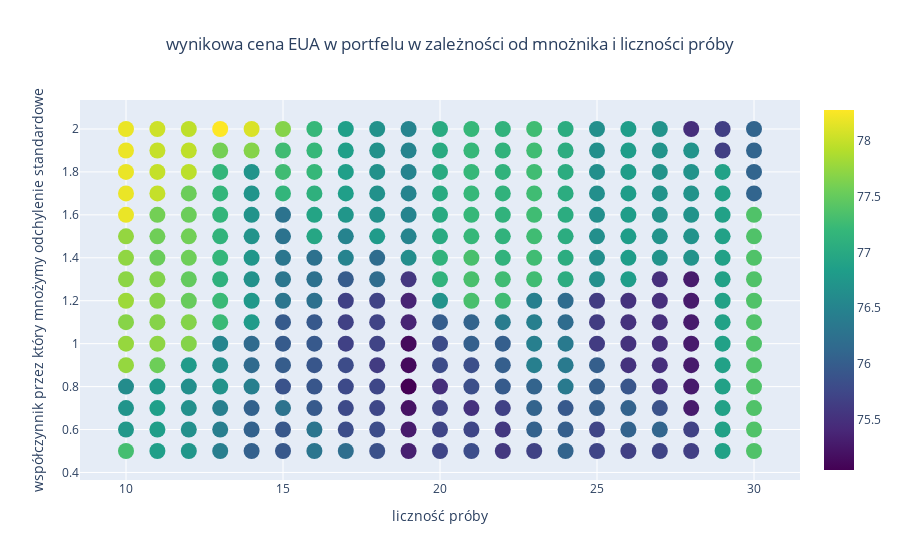

The cell this chart's notebook holds for it:
### Markdown cell above
#### Wykres obrazujący wyniki optymalizacji

### Code cell
fig2 = go.Figure(data=go.Scatter(
    y = mnoznik,
    x=licznosc,
    mode='markers',
    marker=dict(
        size=16,
        color=portfel, #set color equal to a variable
        colorscale='Viridis', # one of plotly colorscales
        showscale=True)))

fig2.update_layout(title='wynikowa cena EUA w portfelu w zależności od mnożnika i liczności próby ', 
                  title_x=0.5,
                    xaxis_title='liczność próby',
                    yaxis_title='współczynnik przez który mnożymy odchylenie standardowe')

fig2.show()

### Figure 1 — Plotly figure (JSON) as saved in the notebook; plotly's stock layout.template omitted (floating-point values rounded to 4 significant figures; data arrays with more than 128 entries replaced by an {"elided": "..."} marker saying what was removed)
{"data": [{"marker": {"color": {"elided": "336 float values"}, "colorscale": [[0, "#440154"], [0.1111, "#482878"], [0.2222, "#3e4989"], [0.3333, "#31688e"], [0.4444, "#26828e"], [0.5556, "#1f9e89"], [0.6667, "#35b779"], [0.7778, "#6ece58"], [0.8889, "#b5de2b"], [1, "#fde725"]], "showscale": true, "size": 16}, "mode": "markers", "type": "scatter", "x": {"elided": "336 int values"}, "y": {"elided": "336 float values"}}], "layout": {"title": {"text": "wynikowa cena EUA w portfelu w zależności od mnożnika i liczności próby ", "x": 0.5}, "xaxis": {"title": {"text": "liczność próby"}}, "yaxis": {"title": {"text": "współczynnik przez który mnożymy odchylenie standardowe"}}}}
